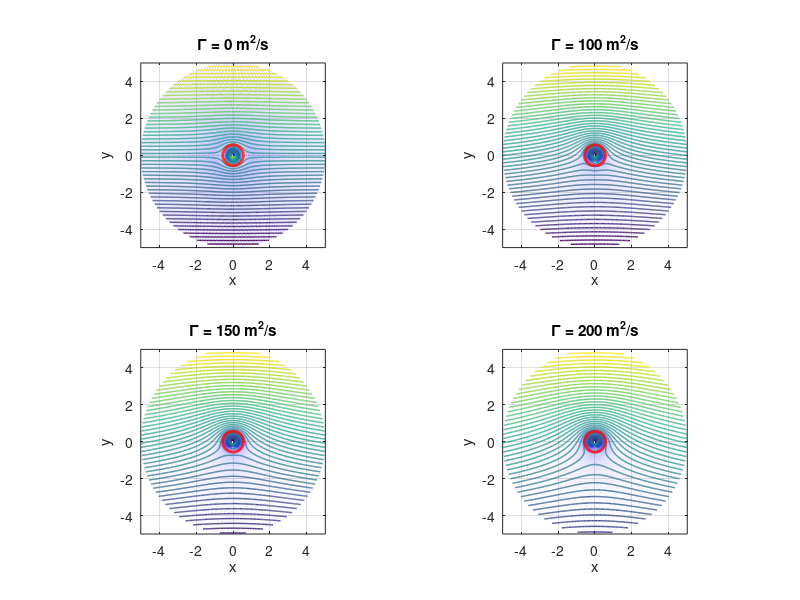

The MATLAB script that drew this image: (Note: this script raises an error after producing the figure.)
% Parameters
V_inf = 30;             % Freestream velocity (m/s)
mu = 30;              % Doublet strength (m^2/s)
Gamma_values = [0, 100, 150, 200]; % Circulation values (Γ)
R = sqrt(mu / (pi * V_inf));
theta = linspace(0, 2*pi, 360); % Angular positions (0 to 2*pi)
r = linspace(0.1, 5, 200); % Radial positions (from R to a far distance)
[Theta_mesh, R_mesh] = meshgrid(theta, r); % Meshgrid for polar coordinates

% Preallocate figure
figure;

for k = 1:length(Gamma_values)
    Gamma = Gamma_values(k); % Current circulation value
    
    % Total Stream Function (ψ)
    Psi_total = V_inf .* R_mesh .* sin(Theta_mesh) .* (1 - (R^2 ./ R_mesh.^2)) + (Gamma / (2 * pi)) .* log(R_mesh ./ R);
    
    % Velocity components (v_r and v_theta)
    dPsi_dTheta = V_inf .* R_mesh .* cos(Theta_mesh) .* (1 - (R^2 ./ R_mesh.^2)) - (Gamma / (2 * pi)) .* (1 ./ R_mesh) .* cos(Theta_mesh);
    v_r = dPsi_dTheta ./ R_mesh; % Radial velocity
    
    dPsi_dR = V_inf .* sin(Theta_mesh) .* (1 + (R^2 ./ R_mesh.^2) - 2 * (R^2 ./ R_mesh.^2)) - (Gamma / (2 * pi)) .* (1 ./ R_mesh);
    v_theta = -dPsi_dR; % Tangential velocity
    
    % Convert to Cartesian coordinates for plotting
    U = v_r .* cos(Theta_mesh) - v_theta .* sin(Theta_mesh); % X-component of velocity
    V = v_r .* sin(Theta_mesh) + v_theta .* cos(Theta_mesh); % Y-component of velocity

    [X, Y] = pol2cart(Theta_mesh, R_mesh); % Polar to Cartesian conversion

    % Plot streamlines
    subplot(2, 2, k);
    quiver(X, Y, U, V, 'b'); % Velocity field (arrows)
    hold on;
    contour(X, Y, Psi_total, 50, 'LineWidth', 1); % Streamlines
    
    % Cylinder boundary
    theta_body = linspace(0, 2*pi, 100);
    x_body = R * cos(theta_body);
    y_body = R * sin(theta_body);
    plot(x_body, y_body, 'r-', 'LineWidth', 2); % Cylinder outline
    
    % Labels and formatting
    title(['\Gamma = ', num2str(Gamma), ' m^2/s']);
    xlabel('x');
    ylabel('y');
    axis equal;
    grid on;
    hold off;
end

sgtitle('Flow Field and Streamlines around a Cylinder');
